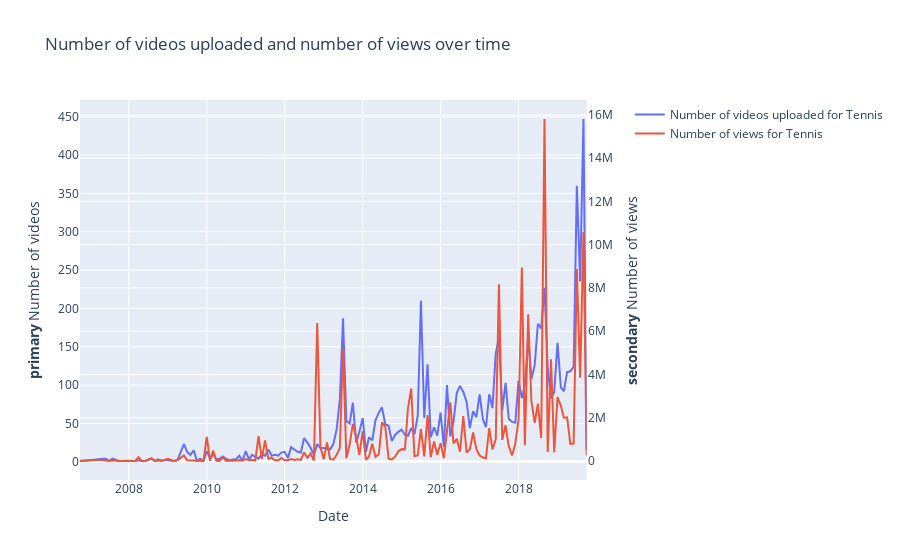

Notebook code cell kept with this figure:
### Markdown cell above
### Tennis

### Code cell
path = '../datasets/sport/tennis/'
list_words = ['tennis', 'grand slam', 'Roland Garos', 'Australian Open', 'US open', 'Wimbledon']
file_names = get_file_names(path)
df_tennis = create_df(path,file_names)
plot(df_tennis, PATH_TO_SAVE_IMAGES, 'Tennis')

### Figure 1 — Plotly figure (JSON) as saved in the notebook; plotly's stock layout.template omitted (floating-point values rounded to 4 significant figures; data arrays with more than 128 entries replaced by an {"elided": "..."} marker saying what was removed)
{"data": [{"name": "Number of videos uploaded for Tennis", "type": "scatter", "x": {"elided": "145 str values"}, "xaxis": "x", "y": {"elided": "145 int values"}, "yaxis": "y"}, {"name": "Number of views for Tennis", "type": "scatter", "x": {"elided": "145 str values"}, "xaxis": "x", "y": {"elided": "145 int values"}, "yaxis": "y2"}], "layout": {"title": {"text": "Number of videos uploaded and number of views over time"}, "xaxis": {"anchor": "y", "domain": [0, 0.94], "title": {"text": "Date"}}, "yaxis": {"anchor": "x", "domain": [0, 1], "title": {"text": "<b>primary</b> Number of videos"}}, "yaxis2": {"anchor": "x", "overlaying": "y", "side": "right", "title": {"text": "<b>secondary</b> Number of views"}}}}
